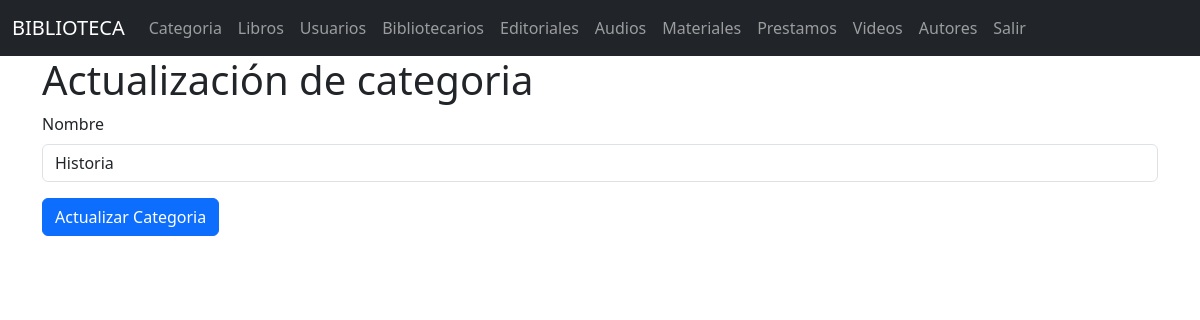
The page /categorias/edit/1 on the database as committed earlier.
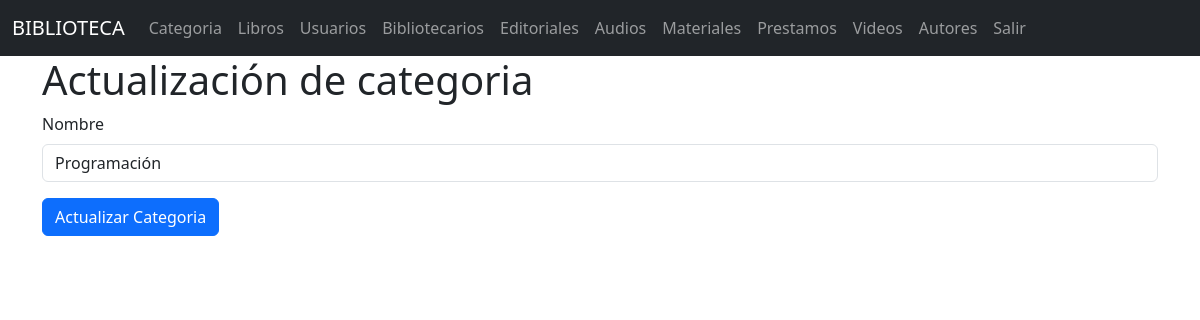
The same page on the database as committed later.
### models/categoria_model.py (models this page shows, shortened)
class Categoria(db.Model):
    __tablename__ = "categoria"
    id_cat = db.Column(db.Integer, primary_key=True)
    nombre = db.Column(db.String(50), nullable=False)
    materiales = db.relationship('Material', back_populates='categoria')
    @staticmethod
    def get_by_id(id_cat):
        return Categoria.query.get(id_cat)

### controllers/categoria_controllers.py (the view)
@categoria_bp.route("/edit/<int:id_cat>", methods=['GET','POST'])
def edit(id_cat):
    categoria = Categoria.get_by_id(id_cat)
    if request.method == 'POST':
        nombre = request.form['nombre']
        categoria.update(nombre=nombre)
        return redirect(url_for('categoria.index'))
    return categoria_view.edit(categoria)

### views/categoria_view.py (called while the page is built)
def edit(categoria):
    return render_template('categorias/edit.html', categoria=categoria)

### templates/categorias/edit.html (shortened to what this page needs)
{% extends 'base.html' %}
{% block content %}
<h1>Actualización de categoria</h1>
<form action="{{url_for('categoria.edit',id_cat=categoria.id_cat)}}" method="POST">
    <div class="mb-3">
        <label for="" class="form-label">Nombre</label>
        <input type="text" class="form-control" name="nombre" value="{{categoria.nombre}}" required>
    </div>
    <button type="submit" class="btn btn-primary">Actualizar Categoria</button>
</form>
{% endblock %}

Rows that differ between the two databases and show on the page:
changed Categoria: nombre "Historia" → "Programación"
